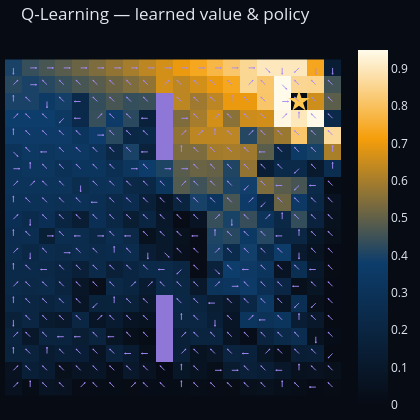
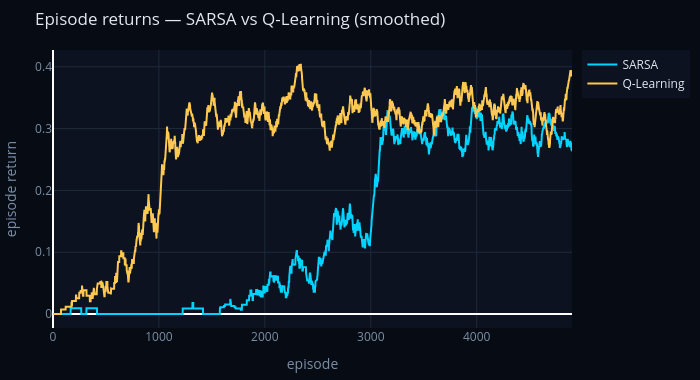

These figures' notebook cell, in order:
### Markdown cell above
## Part 4 — Q-Learning: off-policy control

Q-Learning bootstraps off the **best possible next action**, regardless of the policy actually followed:

$$Q(s, a) \leftarrow Q(s, a) + \alpha\,\bigl[r(s) + \gamma\, \max_{a'}Q(s', a') - Q(s, a)\bigr]$$

This makes it **off-policy**: the behaviour policy ($\varepsilon$-greedy) explores,
while the target policy is always greedy. Q-Learning converges directly to $Q^*$.

The convergence plot compares **episode returns** (smoothed) for SARSA and Q-Learning over training.
Q-Learning typically rises faster; SARSA is more conservative near dangerous transitions.

### Code cell
Q_ql, ret_ql = env.q_learning(r, gamma, n_episodes=5000, alpha=0.1, eps=0.1)

V_ql  = Q_ql.max(axis=1)
pi_ql = env.policy_from_q(Q_ql)

env.show_value(V_ql, pi=pi_ql, title="Q-Learning — learned value & policy").show()

# Compare episode returns: SARSA vs Q-Learning
env.show_mf_convergence(
    {"SARSA": ret_sarsa, "Q-Learning": ret_ql},
    ylabel="episode return",
    title="Episode returns — SARSA vs Q-Learning (smoothed)",
    smooth=100,
).show()

### Figure 1 — Plotly figure (JSON) as saved in the notebook; plotly's stock layout.template omitted (floating-point values rounded to 4 significant figures; data arrays with more than 128 entries replaced by an {"elided": "..."} marker saying what was removed)
{"data": [{"colorscale": [[0, "#070b14"], [0.4, "#0d3d6b"], [0.75, "#f59e0b"], [1, "#fffbeb"]], "hoverinfo": "skip", "showscale": true, "type": "heatmap", "z": {"elided": "20x20 float values"}}, {"colorscale": [[0, "rgba(0,0,0,0)"], [1, "rgba(167,139,250,0.85)"]], "hoverinfo": "skip", "showscale": false, "type": "heatmap", "z": {"elided": "20x20 float values"}, "zmax": 1, "zmin": 0}, {"hoverinfo": "skip", "marker": {"color": "#ffc850", "size": 16, "symbol": "star"}, "mode": "markers", "showlegend": false, "type": "scatter", "x": [17], "y": [2]}, {"hoverinfo": "skip", "line": {"color": "#a78bfa", "width": 0.9}, "mode": "lines", "showlegend": false, "type": "scatter", "x": {"elided": "2744 float values"}, "y": {"elided": "2744 float values"}}], "layout": {"font": {"color": "#e2e8f0"}, "height": 420, "margin": {"b": 5, "l": 5, "r": 5, "t": 40}, "paper_bgcolor": "#070b14", "plot_bgcolor": "#070b14", "title": {"font": {"color": "#e2e8f0"}, "text": "Q-Learning — learned value & policy"}, "width": 420, "xaxis": {"showgrid": false, "showticklabels": false, "zeroline": false}, "yaxis": {"autorange": "reversed", "scaleanchor": "x", "showgrid": false, "showticklabels": false, "zeroline": false}}}

### Figure 2 — Plotly figure (JSON) as saved in the notebook; plotly's stock layout.template omitted (floating-point values rounded to 4 significant figures; data arrays with more than 128 entries replaced by an {"elided": "..."} marker saying what was removed)
{"data": [{"line": {"color": "#00d4ff", "width": 2}, "mode": "lines", "name": "SARSA", "type": "scatter", "y": {"elided": "4901 float values"}}, {"line": {"color": "#ffc850", "width": 2}, "mode": "lines", "name": "Q-Learning", "type": "scatter", "y": {"elided": "4901 float values"}}], "layout": {"font": {"color": "#e2e8f0"}, "height": 380, "legend": {"bgcolor": "#0d1220", "bordercolor": "#1e2a3a"}, "margin": {"b": 10, "l": 10, "r": 10, "t": 50}, "paper_bgcolor": "#070b14", "plot_bgcolor": "#0d1220", "title": {"font": {"color": "#e2e8f0"}, "text": "Episode returns — SARSA vs Q-Learning (smoothed)"}, "width": 700, "xaxis": {"color": "#7a8fa6", "gridcolor": "#1e2a3a", "title": {"text": "episode"}}, "yaxis": {"color": "#7a8fa6", "gridcolor": "#1e2a3a", "title": {"text": "episode return"}}}}
